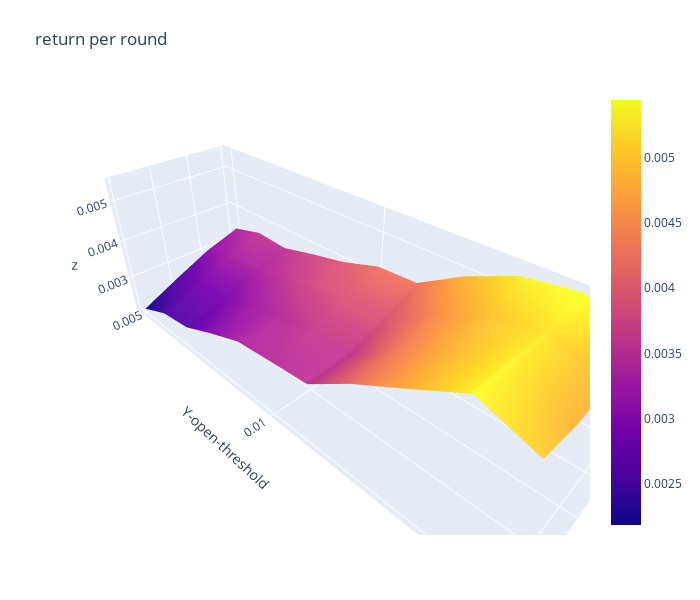

The cell this chart's notebook holds for it:
### Code cell
import plotly.graph_objects as go

x_data = df_return_per_round.columns.to_list() # close threshold

y_data = df_return_per_round.index.to_list() # open threshold

z_data = df_return_per_round.copy(deep=True) # return per round

fig = go.Figure(data=[go.Surface(z=z_data.values,x=x_data,y=y_data)])

fig.update_layout(title="return per round", # 标题
                  autosize=False,  # 尺度自动缩放
                  width=700,  # 长宽
                  height=600,
                  margin=dict(l=65,r=50,b=65,t=90),  # 4个位置的距离
                  scene=dict(xaxis_title='X-close-threshold',yaxis_title='Y-open-threshold')
                 )

fig.show()

### Figure 1 — Plotly figure (JSON) as saved in the notebook; plotly's stock layout.template omitted (floating-point values rounded to 4 significant figures)
{"data": [{"type": "surface", "x": [0, 0.001, 0.002, 0.003], "y": [0.005, 0.006, 0.007, 0.008, 0.009, 0.01, 0.011, 0.012, 0.013, 0.014, 0.015], "z": [[0.003365, 0.003064, 0.002637, 0.002182], [0.003585, 0.003308, 0.002898, 0.002541], [0.003525, 0.00332, 0.002906, 0.002653], [0.003747, 0.003527, 0.003216, 0.003027], [0.003941, 0.003778, 0.00342, 0.003364], [0.004237, 0.003904, 0.003596, 0.003456], [0.004277, 0.003908, 0.003582, 0.003541], [0.004864, 0.00445, 0.004295, 0.004204], [0.005302, 0.004936, 0.004836, 0.004772], [0.005445, 0.005202, 0.005288, 0.005349], [0.005116, 0.004801, 0.004801, 0.005003]]}], "layout": {"autosize": false, "height": 600, "margin": {"b": 65, "l": 65, "r": 50, "t": 90}, "scene": {"xaxis": {"title": {"text": "X-close-threshold"}}, "yaxis": {"title": {"text": "Y-open-threshold"}}}, "title": {"text": "return per round"}, "width": 700}}
